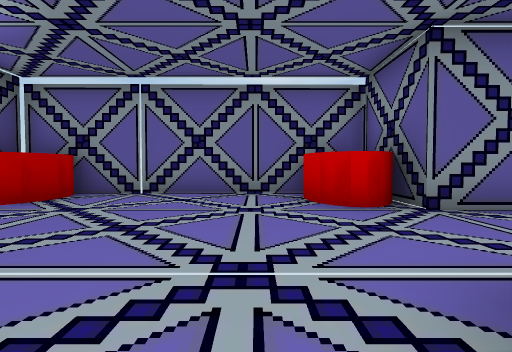
view 1 (above)

16 first-person views from a walk through a 3-D level made in the Unity game engine. The camera is 0.59 m above the floor, tilts 2° down and sees 80° across. The floor is counted in squares, 1 m on a side. Each view is taken from the middle of a square. On the plan, view 1 faces up. The plan holds only what a view shows up to about 9 squares ahead; the rest is blank. The place goes on beyond the plan. Some surface patterns are stand-ins.

view 2
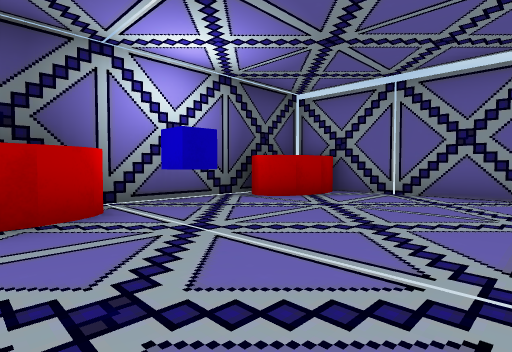

view 3
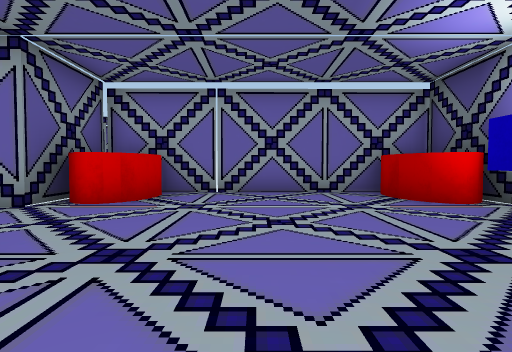

view 4
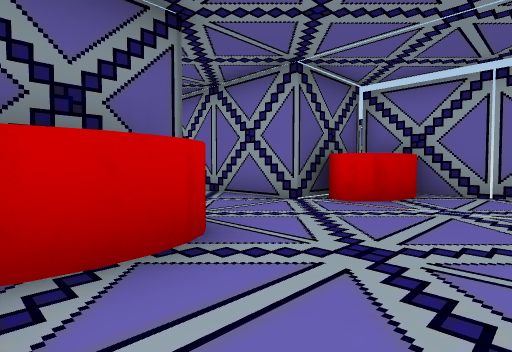

view 5
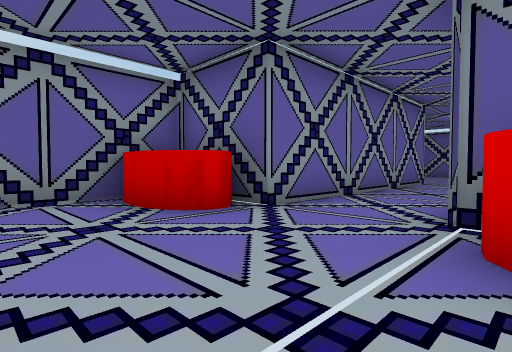

view 6
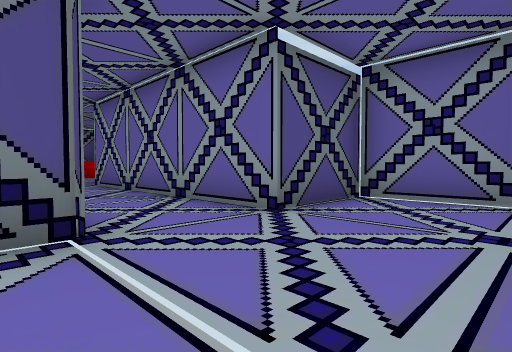

view 7
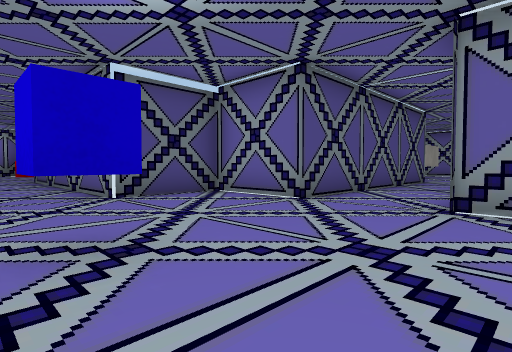

view 8
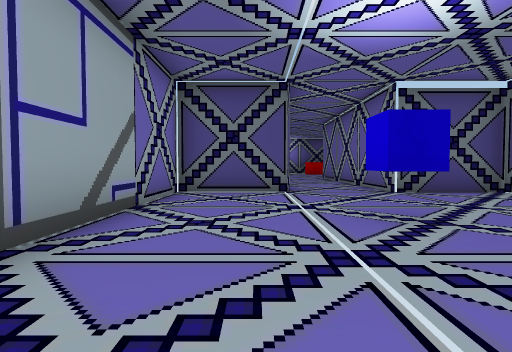

view 9
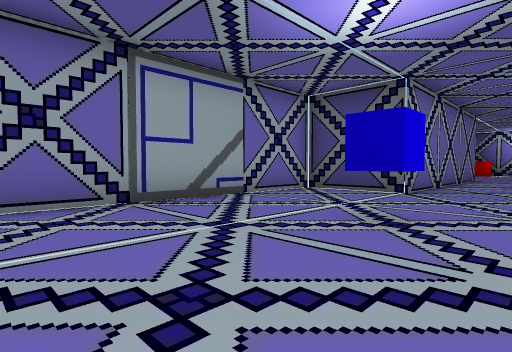

view 10
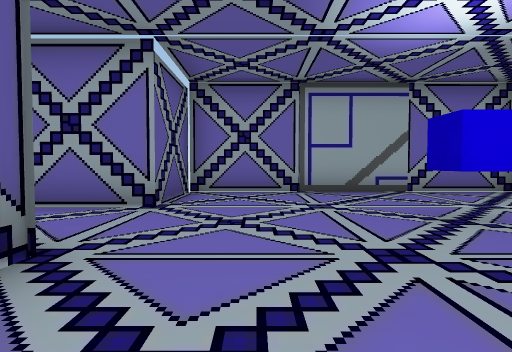

view 11
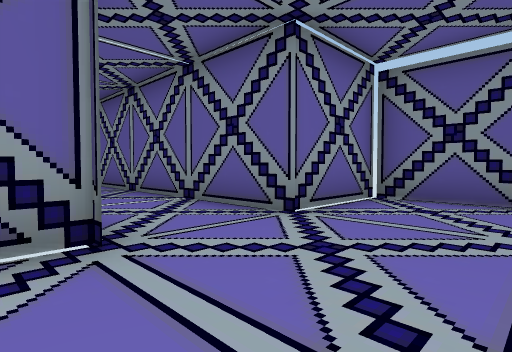

view 12
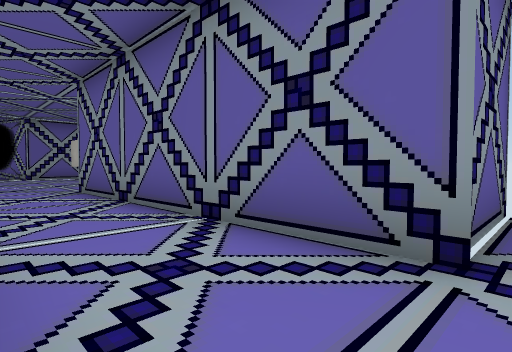

view 13
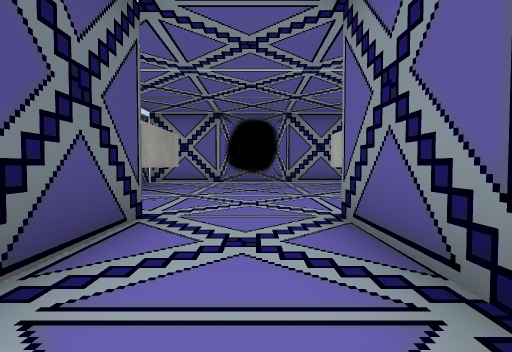

view 14
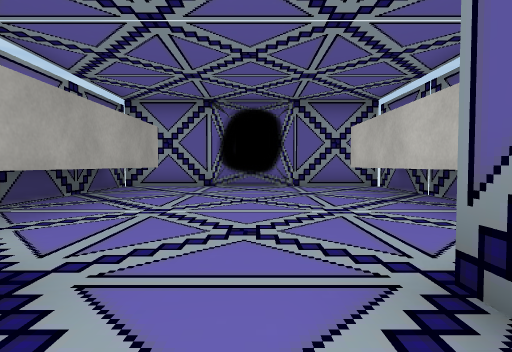

view 15
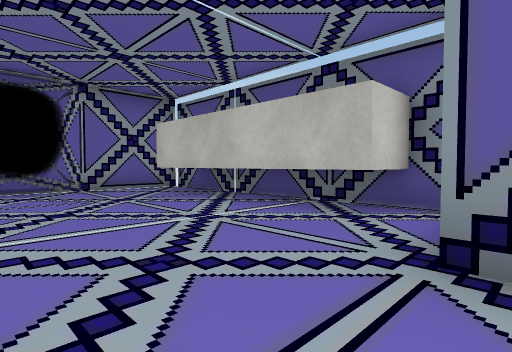

view 16
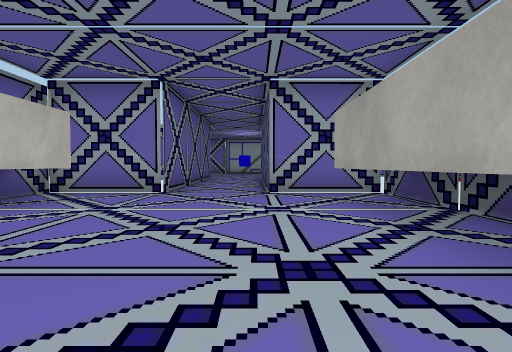

### Floor plan
Ten units are one square. View 1 is at (0, 0); x grows to the right and y downward. Boxes are objects, and circles mark ways between rooms. Rooms are numbered by the first view taken in them; rooms with no view inside come last. Other rooms are left out.
<svg viewBox="-54 -211 229 223">
<path fill="none" stroke="#000" d="M24 -64 -35 -64M-49 -64 -48 7 24 7M165 -40 165 -64 140 -64 140 -134M117 -134 118 -64 93 -64 93 -40 24 -40M24 -16 93 -16 93 7 165 7 165 -16M106 -195 106 -144M140 -134 165 -135 165 -206 93 -206M166 -145 153 -145 153 -196M93 -134 117 -134M93 -206 93 -134"/>
<rect x="-45" y="-15" width="10" height="20" fill="#bbb"><title>other object</title></rect>
<rect x="-45" y="-35" width="10" height="10" fill="#bbb"><title>other object</title></rect>
<rect x="-45" y="-75" width="10" height="30" fill="#bbb"><title>other object</title></rect>
<rect x="5" y="-15" width="20" height="20" fill="#bbb"><title>other object</title></rect>
<rect x="5" y="-65" width="20" height="30" fill="#bbb"><title>other object</title></rect>
<rect x="125" y="-35" width="10" height="10" fill="#bbb"><title>other object</title></rect>
<circle cx="30" cy="-25" r="3" fill="#2a7"/>
<circle cx="125" cy="-135" r="3" fill="#2a7"/>
<text x="-10" y="-30">1</text>
<text x="120" y="-40">2</text>
<text x="130" y="-170">3</text>
</svg>
Room 1 opens to room 2. Room 2 opens to room 3.

Where each view was taken, in squares from view 1:
view 1: 0 up, 0 right, facing up
view 2: 0 up, 0 right, facing up-left
view 3: 6 up, 1 left, facing down
view 4: 6 up, 1 left, facing down-right
view 5: 1 up, 1 left, facing up-right
view 6: 1 up, 12 right, facing up-left
view 7: 2 up, 15 right, facing up-left
view 8: 1 up, 16 right, facing left
view 9: 4 up, 16 right, facing down-left
view 10: 6 up, 15 right, facing down
view 11: 4 up, 11 right, facing up-right
view 12: 6 up, 12 right, facing up-right
view 13: 10 up, 13 right, facing up
view 14: 12 up, 13 right, facing up
view 15: 13 up, 12 right, facing up-right
view 16: 20 up, 12 right, facing down
